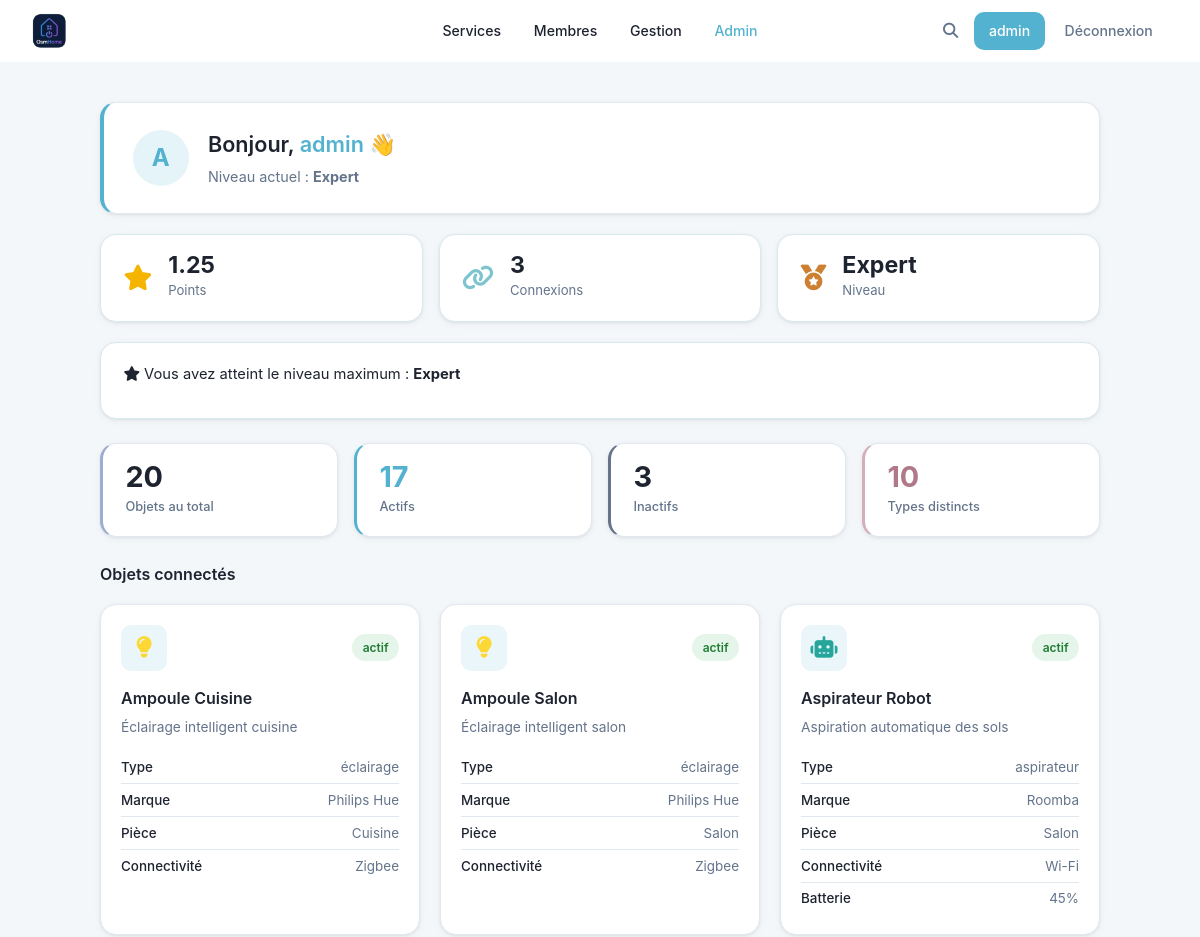
The app's page /dashboard (signed in, upper part), older data.
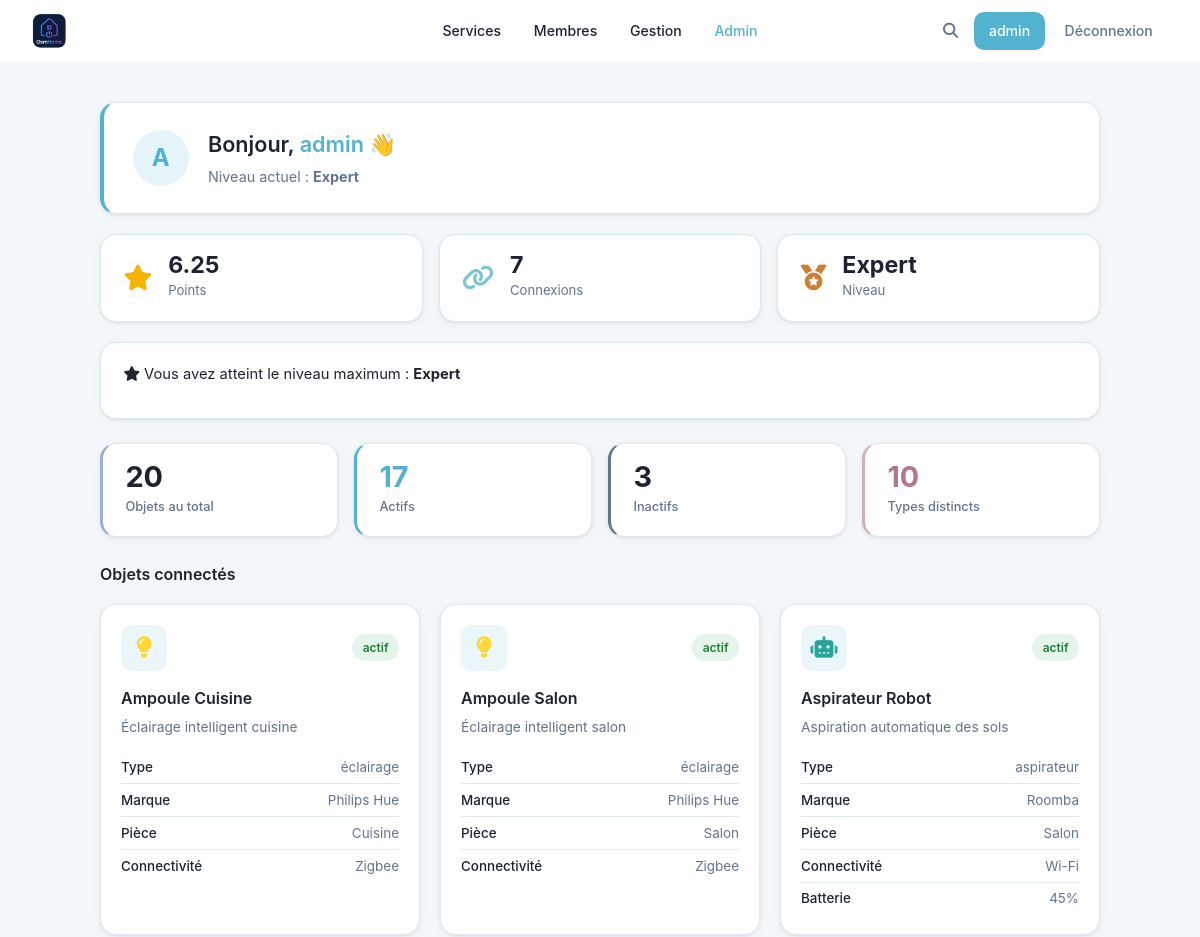
The same page, newer data.
### tables this page shows
CREATE TABLE users (
            id INTEGER PRIMARY KEY AUTOINCREMENT,
            username TEXT UNIQUE NOT NULL,
            password TEXT NOT NULL,
            lastname TEXT,
            firstname TEXT,
            age INTEGER,
            gender TEXT,
            birthdate TEXT,
            member_type TEXT,
            photo TEXT,
            level TEXT DEFAULT 'debutant',
            points REAL DEFAULT 0,
            email TEXT,
            email_verified INTEGER DEFAULT 0,
            role TEXT DEFAULT 'simple'
        , actions INTEGER DEFAULT 0, verification_token TEXT);

### main.py (the view)
@app.route('/dashboard')
def dashboard():
    if 'username' not in flask.session:
        return flask.redirect('/login')
    user_data   = utils.getUser(flask.session['username'])
    connections = utils.getConnectionCount(flask.session['username'])
    devices     = utils.searchDevices('', '', '')
    total    = len(devices)
    active   = sum(1 for o in devices if o['status'] == 'actif')
    inactive = total - active
    nb_types = len(set(o['type'] for o in devices))
    resp = flask.make_response(flask.render_template(
        'dashboard.html',
        user=flask.session.get('username'),
        user_data=user_data,
        connections=connections,
        devices=devices,
        stats={'total': total, 'active': active, 'inactive': inactive, 'types': nb_types}
    ))
    resp.headers['Cache-Control'] = 'no-store'
    return resp

### main.py (called while the page is built)
@app.context_processor
def inject_types():
    try:
        types = utils.getTypes()
    except Exception:
        types = []
    is_admin = False
    user_level = None
    if flask.session.get('username'):
        u = utils.getUser(flask.session['username'])
        is_admin = bool(u and u['role'] == 'admin')
        user_level = u['level'] if u else None
    return {'types': types, 'is_admin': is_admin, 'user_level': user_level}

### utils.py (called while the page is built)
def openDB() -> sqlite3.Connection:
    if 'db' not in flask.g:
        flask.g.db = sqlite3.connect(BASE)
        flask.g.db.row_factory = sqlite3.Row
    return flask.g.db

def closeDB(_ = None):
    db = flask.g.pop("db", None)
    if db is not None:
        db.close()

def getUser(username: str):
    db = openDB()
    return db.execute(
        'SELECT * FROM users WHERE username = ?',
        (username,)
    ).fetchone()

def getTypes() -> list:
    db = openDB()
    rows = db.execute('SELECT DISTINCT type FROM devices ORDER BY type').fetchall()
    return [row['type'] for row in rows]

### templates/dashboard.html (shortened to what the changed rows need)
{% extends 'base.html' %}
{% block extra_css %}
<link rel="stylesheet" href="{{ url_for('static', filename='css/devices.css') }}">
<link rel="stylesheet" href="{{ url_for('static', filename='css/dashboard.css') }}">
{% endblock %}
{% block content %}
{% set points = user_data['points'] or 0 %}
{% set db_level = user_data['level'] %}
{% if db_level == 'expert' %}
    {% set level_label = 'Expert' %}
    {% set next_label = None %}
    {% set next_pts = None %}
    {% set progress = 100 %}
{% elif db_level == 'avance' %}
    {% set level_label = 'Avancé' %}
    {% set next_label = 'Expert' %}
    {% set next_pts = 30 %}
    {% set progress = ((points - 15) / 15 * 100) | int %}
{% elif db_level == 'intermediaire' %}
    {% set level_label = 'Intermédiaire' %}
    {% set next_label = 'Avancé' %}
    {% set next_pts = 15 %}
    {% set progress = ((points - 5) / 10 * 100) | int %}
{% else %}
    {% set level_label = 'Débutant' %}
    {% set next_label = 'Intermédiaire' %}
    {% set next_pts = 5 %}
    {% set progress = (points / 5 * 100) | int %}
{% endif %}
<div class="dash-hero">
<div class="dashboard-page">
    <div class="dash-welcome">
        <div class="dash-avatar">{{ user_data['username'][0] | upper }}</div>
        <div class="dash-welcome-text">
            <h1>Bonjour, <span class="text-accent">{{ user_data['username'] }}</span> 👋</h1>
            <p>Niveau actuel : <strong>{{ level_label }}</strong></p>
        </div>
    </div>
    <div class="dash-stats">
        <div class="dash-stat-card">
            <div>
                <div class="dash-stat-value points-live">{{ "%.2f"|format(points) }}</div>
                <div class="dash-stat-label">Points</div>
            </div>
        </div>
        <div class="dash-stat-card">
            <div>
                <div class="dash-stat-value">{{ connections }}</div>
                <div class="dash-stat-label">Connexions</div>
            </div>
        </div>
        <div class="dash-stat-card">
            <div>
                <div class="dash-stat-value level-live">{{ level_label }}</div>
                <div class="dash-stat-label">Niveau</div>
            </div>
        </div>
    </div>
</div>
</div>
<div class="dashboard-page">
    <div class="dash-devices-header">
        <h2 class="dash-section-title">Objets connectés</h2>
    </div>
</div>
{% endblock %}

Row changes from the older to the newer data that the page shows:
changed users "Expert": points "1.25" → "6.25"
Text that changed along with them:
{{ connections }}: "3" → "7"
